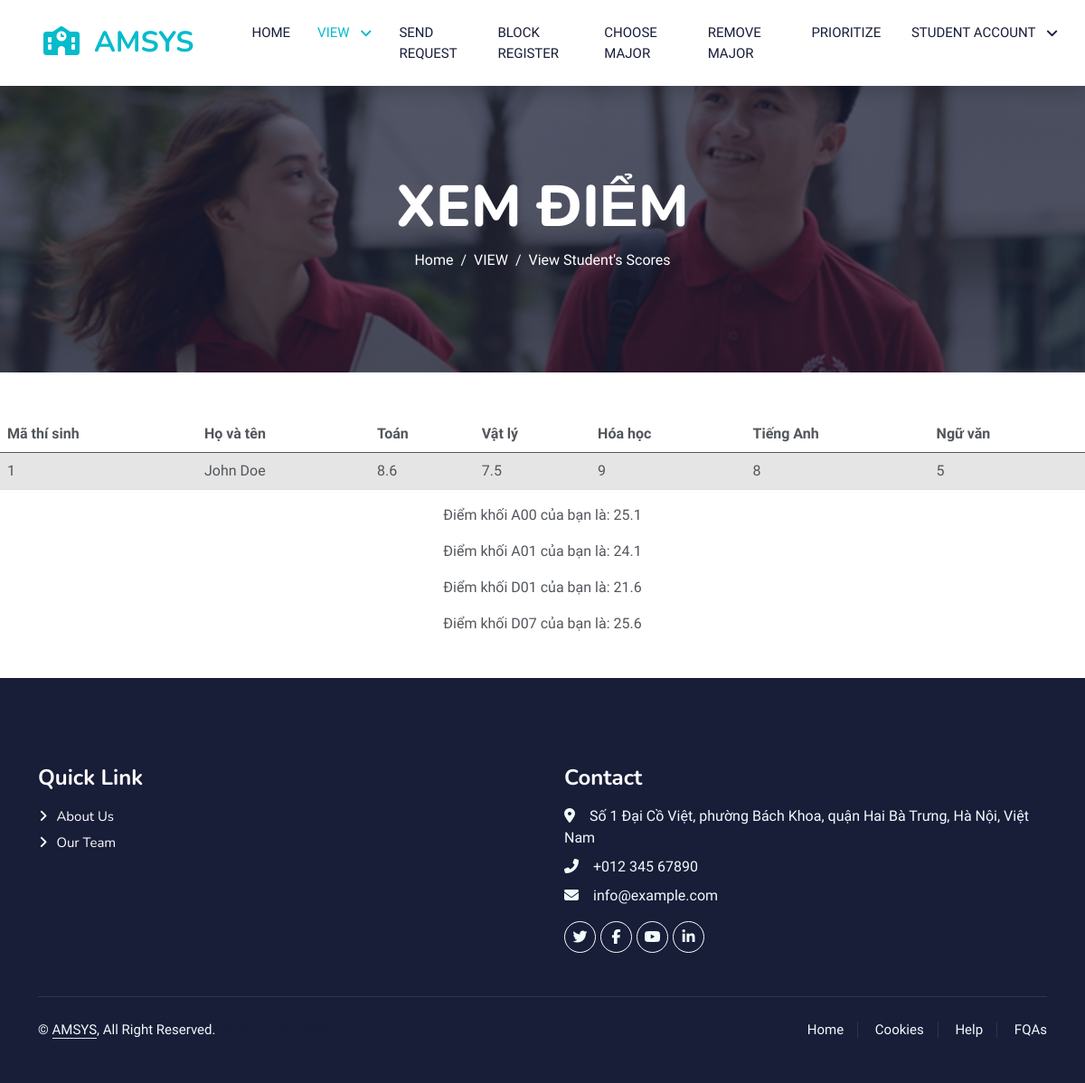
Page /xemdiem.php (signed in) on the committed database.
### tables this page shows
CREATE TABLE Results (
  result_id INT PRIMARY KEY,
  result_student_id INT,
  result_exam_id INT,
  result_score FLOAT,
  FOREIGN KEY (result_student_id) REFERENCES Students(student_id),
  FOREIGN KEY (result_exam_id) REFERENCES Exams(exam_id)
);

CREATE TABLE Students (
  student_id INT PRIMARY KEY,
  student_name VARCHAR(50),
  student_email VARCHAR(100),
  student_date_of_birth DATE,
  student_gender ENUM('Male', 'Female'),
  student_address VARCHAR(100),
  student_password VARCHAR(50) NOT NULL,
  message TEXT
);

### xemdiem.php (the view, shortened to what this page needs)
<!DOCTYPE html>
<html lang="en">
<head>
    <link href="https://cdnjs.cloudflare.com/ajax/libs/font-awesome/5.10.0/css/all.min.css" rel="stylesheet">
    <link href="https://cdn.jsdelivr.net/npm/bootstrap-icons@1.4.1/font/bootstrap-icons.css" rel="stylesheet">
    <link href="lib/animate/animate.min.css" rel="stylesheet">
    <link href="lib/owlcarousel/assets/owl.carousel.min.css" rel="stylesheet">
    <link href="css/bootstrap.min.css" rel="stylesheet">
    <link href="./css/style.css" rel="stylesheet">
</head>
<body>
    <nav class="navbar navbar-expand-lg bg-white navbar-light shadow sticky-top p-0">
        <a href="home.html" class="navbar-brand d-flex align-items-center px-4 px-lg-5">
            <h2 class="m-0 text-primary"><i class="fa-solid fa-school me-3"></i>AMSYS</h2>
        </a>
        <div class="collapse navbar-collapse" id="navbarCollapse">
            <div class="navbar-nav ms-auto p-4 p-lg-0">
                <a href="home.html" class="nav-item nav-link">Home</a>
                <div class="nav-item dropdown">
                    <a href="#" class="nav-link dropdown-toggle active" data-bs-toggle="dropdown">
                      VIEW
                    </a>
                </div>
                <a href="guiyeucau.php" class="nav-item nav-link">SEND REQUEST</a>
                <a href="./dangkykhoi.php" class="nav-item nav-link">Block Register</a>
                <a href="./luachonnganh.php" class="nav-item nav-link">Choose Major</a>
                <a href="./xoanganh.php" class="nav-item nav-link">Remove Major</a>
                <a href="./xepnguyenvong.php" class="nav-item nav-link">Prioritize</a>
                <div class="nav-item dropdown">
                    <a href="#" class="nav-link dropdown-toggle" data-bs-toggle="dropdown">
                      STUDENT ACCOUNT
                    </a>
                </div>
            </div>
        </div>
    </nav>
    <div class="container-fluid bg-primary py-5 mb-5 page-header">
        <div class="container py-5">
            <div class="row justify-content-center">
                <div class="col-lg-10 text-center">
                    <h1 class="display-3 text-white animated slideInDown">XEM ĐIỂM</h1>
                    <nav aria-label="breadcrumb">
                        <ol class="breadcrumb justify-content-center">
                            <li class="breadcrumb-item"><a class="text-white" href="#">Home</a></li>
                            <li class="breadcrumb-item"><a class="text-white" href="#">VIEW</a></li>
                            <li class="breadcrumb-item text-white active" aria-current="page">View Student's Scores</li>
                        </ol>
                    </nav>
                </div>
            </div>
        </div>
    </div>
    <?php
$db_server= "localhost";
$db_user="root";
$db_pass="";
$db_name="dbtest1";
$conn = mysqli_connect($db_server,$db_user,$db_pass,$db_name);
$user_id2 = $_SESSION['user_id'];
$student_id = $user_id2;
$sql = "SELECT students.student_id, students.student_name, results.result_score, exams.exam_name
        FROM Results
        INNER JOIN Exams ON results.result_exam_id = exams.exam_id
        INNER JOIN Students ON results.result_student_id = students.student_id
        WHERE results.result_student_id = $student_id";
$result = mysqli_query($conn, $sql);
if (mysqli_num_rows($result) > 0) {
    $scores = array();
    $isFirstRow = true;
    echo "<table class='table'>";
    echo "<thead>";
    echo "<tr>";
    echo "<th scope='col'>Mã thí sinh</th>";
    echo "<th scope='col'>Họ và tên</th>";
    echo "<th scope='col'>Toán</th>";
    echo "<th scope='col'>Vật lý</th>";
    echo "<th scope='col'>Hóa học</th>";
    echo "<th scope='col'>Tiếng Anh</th>";
    echo "<th scope='col'>Ngữ văn</th>";
    echo "</tr>";
    echo "</thead>";
    echo "<tbody>";
    echo "<tr class='table-active'>";
    while ($row = mysqli_fetch_assoc($result)) {
        if ($isFirstRow) {
            echo "<td>";
            echo $row['student_id'];
            echo "</td>";
            echo "<td>";
            echo $row['student_name'];
            echo "</td>";
            $isFirstRow = false;
        }
        echo "<td>";
        echo $row['result_score'];
        echo "</td>";
        $scores[$row['exam_name']] = $row['result_score'];
    }
    echo "</tr>";
    echo "</tbody>";
    echo "</table>";
    $diem_theo_khoi = array(
        'A00' => array('Math', 'Physics', 'Chemistry'),
        'A01' => array('Math', 'Physics', 'English'),
        'D01' => array('Literature', 'Math', 'English'),
        'D07' => array('Math', 'Chemistry', 'English')
    );
    foreach ($diem_theo_khoi as $khoi => $subjects) {
        $total_score = 0;
        foreach ($subjects as $subject) {
            if (isset($scores[$subject])) {
                $total_score += $scores[$subject];
            }
        }
        $block_score = number_format($total_score, 1);
        echo "<p style='text-align:center'>Điểm khối $khoi của bạn là: $block_score</p>";
    }
} else {
    echo '<script>alert("Không tìm thấy thông tin điểm.")</script>';
}
?>
    <div class="container-fluid bg-dark text-light footer pt-5 mt-5 wow fadeIn" data-wow-delay="0.1s">
        <div class="container py-5">
            <div class="row g-5">
                <div class="col-lg-6 col-md-6">
                    <h4 class="text-white mb-3">Quick Link</h4>
                    <a class="btn btn-link" href="">About Us</a>
                    <a class="btn btn-link" href="">Our Team</a>
                </div>
                <div class="col-lg-6 col-md-6">
                    <h4 class="text-white mb-3">Contact</h4>
                    <p class="mb-2"><i class="fa fa-map-marker-alt me-3"></i>Số 1 Đại Cồ Việt, phường Bách Khoa, quận Hai Bà Trưng, Hà Nội, Việt Nam</p>
                    <p class="mb-2"><i class="fa fa-phone-alt me-3"></i>+012 345 67890</p>
                    <p class="mb-2"><i class="fa fa-envelope me-3"></i>info@example.com</p>
                    <div class="d-flex pt-2">
                        <a class="btn btn-outline-light btn-social" href=""><i class="fab fa-twitter"></i></a>
                        <a class="btn btn-outline-light btn-social" href=""><i class="fab fa-facebook-f"></i></a>
                        <a class="btn btn-outline-light btn-social" href=""><i class="fab fa-youtube"></i></a>
                        <a class="btn btn-outline-light btn-social" href=""><i class="fab fa-linkedin-in"></i></a>
                    </div>
                </div>
            </div>
        </div>
        <div class="container">
            <div class="copyright">
                <div class="row">
                    <div class="col-md-6 text-center text-md-start mb-3 mb-md-0">
                        &copy; <a class="border-bottom" href="#">AMSYS</a>, All Right Reserved.
                        <span style="color: #181d38;"></a>Designed By HTML Codex</span><br><br>
                    </div>
                    <div class="col-md-6 text-center text-md-end">
                        <div class="footer-menu">
                            <a href="">Home</a>
                            <a href="">Cookies</a>
                            <a href="">Help</a>
                            <a href="">FQAs</a>
                        </div>
                    </div>
                </div>
            </div>
        </div>
    </div>
</body>
</html>

### css/style.css (style rules this page uses)
:root { --primary: #06BBCC; --light: #F0FBFC; --dark: #181d38; }
.btn { font-family: 'Nunito', sans-serif; font-weight: 600; transition: .5s; }
.navbar .dropdown-toggle::after { border: none; content: "\f107"; font-family: "Font Awesome 5 Free"; font-weight: 900; vertical-align: middle; margin-left: 8px; }
.navbar-light .navbar-nav .nav-link { margin-right: 30px; padding: 25px 0; color: #FFFFFF; font-size: 15px; text-transform: uppercase; outline: none; }
.navbar-light .navbar-nav .nav-link:hover, .navbar-light .navbar-nav .nav-link.active { color: var(--primary); }
.navbar-light .navbar-brand, .navbar-light a.btn { height: 75px; }
.navbar-light .navbar-nav .nav-link { color: var(--dark); font-weight: 500; }
.navbar-light.sticky-top { top: -100px; transition: .5s; }
.page-header { background: linear-gradient(rgba(24, 29, 56, .7), rgba(24, 29, 56, .7)), url(../img/xxw-dsc9346-agej.jpg); background-position: center center; background-repeat: no-repeat; background-size: cover; }
.breadcrumb-item + .breadcrumb-item::before { color: var(--light); }
.footer .btn.btn-social { margin-right: 5px; width: 35px; height: 35px; display: flex; align-items: center; justify-content: center; color: var(--light); font-weight: normal; border: 1px solid #FFFFFF; border-radius: 35px; transition: .3s; }
.footer .btn.btn-link { display: block; margin-bottom: 5px; padding: 0; text-align: left; color: #FFFFFF; font-size: 15px; font-weight: normal; text-transform: capitalize; transition: .3s; }
.footer .btn.btn-link::before { position: relative; content: "\f105"; font-family: "Font Awesome 5 Free"; font-weight: 900; margin-right: 10px; }
.footer .copyright { padding: 25px 0; font-size: 15px; border-top: 1px solid rgba(256, 256, 256, .1); }
.footer .copyright a { color: var(--light); }
.footer .footer-menu a { margin-right: 15px; padding-right: 15px; border-right: 1px solid rgba(255, 255, 255, .1); }
.footer .footer-menu a:last-child { margin-right: 0; padding-right: 0; border-right: none; }
*,:after,:before { box-sizing:border-box }
a { color:inherit;text-decoration:none }

### rows in the picture
results: result_student.student_id "1", result_student.student_name "John Doe", result_score "8.6"
results: result_score "7.5"
results: result_score "9"
results: result_score "8"
results: result_score "5"

### other values in the picture
$khoi "A00"
$block_score "25.1"
$khoi "A01"
$block_score "24.1"
$khoi "D01"
$block_score "21.6"
$khoi "D07"
$block_score "25.6"
